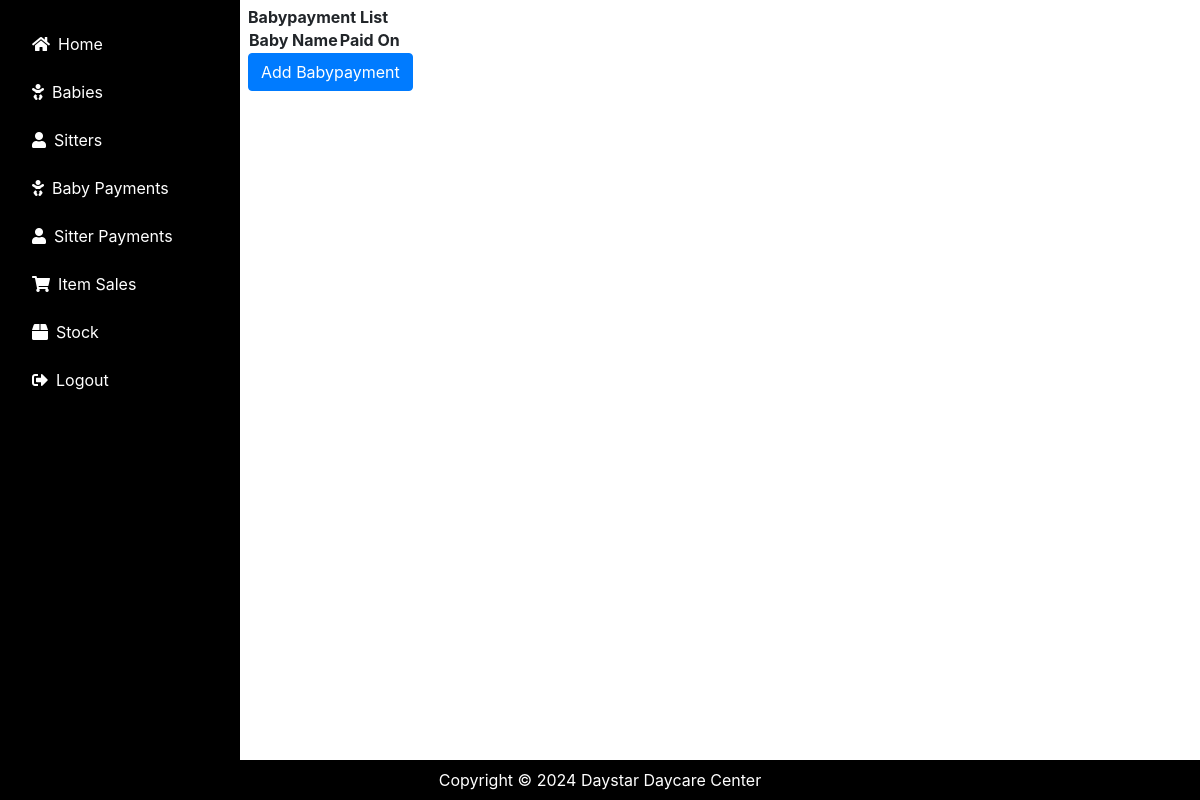
/babypayments/, run on an earlier commit of the app's database.
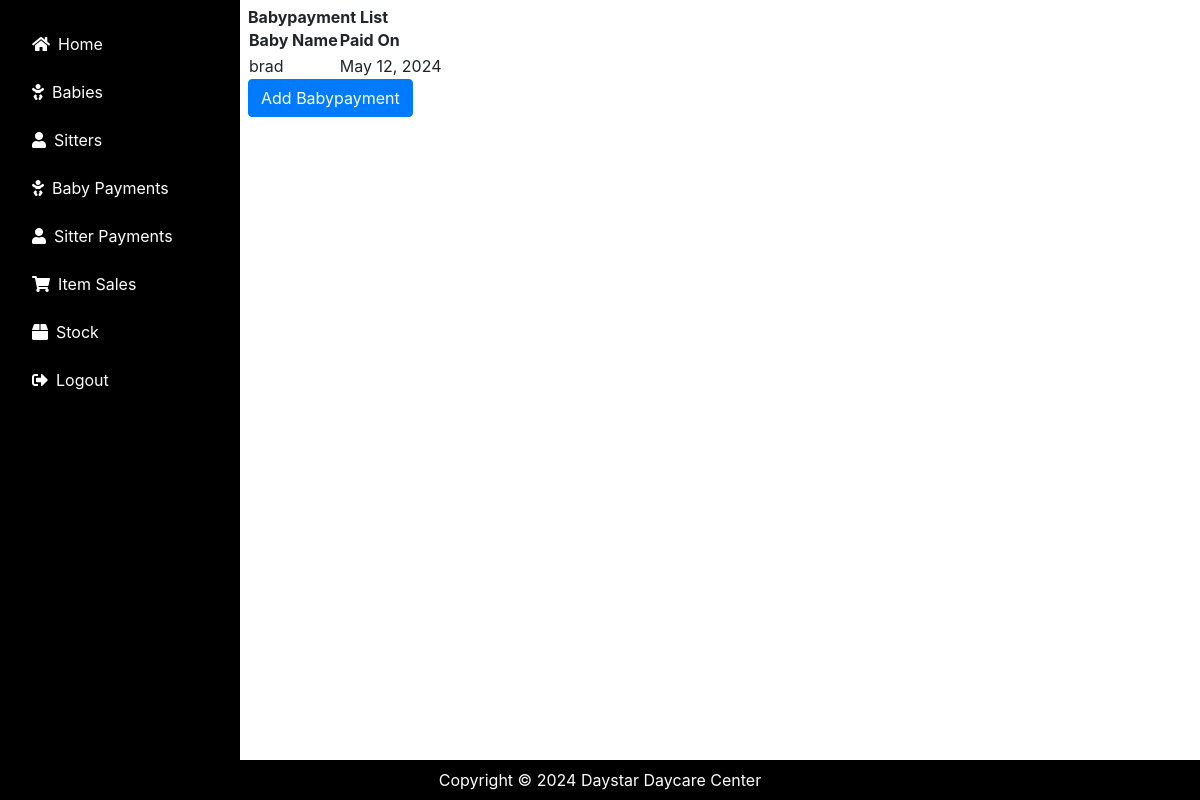
And on a later commit of the database.
### daycare/models.py (models this page shows, shortened)
class Babypayment(models.Model):
    b_name = models.CharField(max_length=200)
    paid_on = models.DateField()
    full_day = models.BooleanField(default=False,blank=True)
    half_day = models.BooleanField(default=False,blank=True)
    monthly_h = models.BooleanField(default=False,blank=True)
    monthly_f = models.BooleanField(default=False,blank=True)
    amount_due = models.DecimalField(max_digits=15,decimal_places=2,blank=True)
    paid_amount = models.DecimalField(max_digits=15,decimal_places=2)
    balance_left = models.DecimalField(max_digits=15,decimal_places=2,default=0, blank=True)

### daycare/views.py (the view)
# urls.py: path('babypayments/', views.list_babypayments, name='list_babypayments'),
def list_babypayments(request):
    babypayments = Babypayment.objects.all()
    return render(request, 'daycare/babypayment_list.html', {'babypayments': babypayments})

### daycare/templates/daycare/babypayment_list.html (shortened to what this page needs)
{% extends 'daycare/base.html' %}
{% block content %}
<!DOCTYPE html>
<html>
<head>
</head>
<body>
    <h1><b>Babypayment List</b></h1>
    <table>
        <thead>
            <tr>
                <th>Baby Name</th>
                <th>Paid On</th>
            </tr>
        </thead>
        <tbody>
            {% for babypayment in babypayments %}
                <tr>
                    <td>{{ babypayment.b_name }}</td>
                    <td>{{ babypayment.paid_on }}</td>
                </tr>
            {% endfor %}
        </tbody>
    </table>
    <a href="{% url 'add_babypayment' %}" class="btn btn-primary">Add Babypayment</a>
</body>
</html>
{% endblock %}

What changed in the data, as far as the page shows it:
added Babypayment: b_name "brad", paid_on "May 12, 2024"
